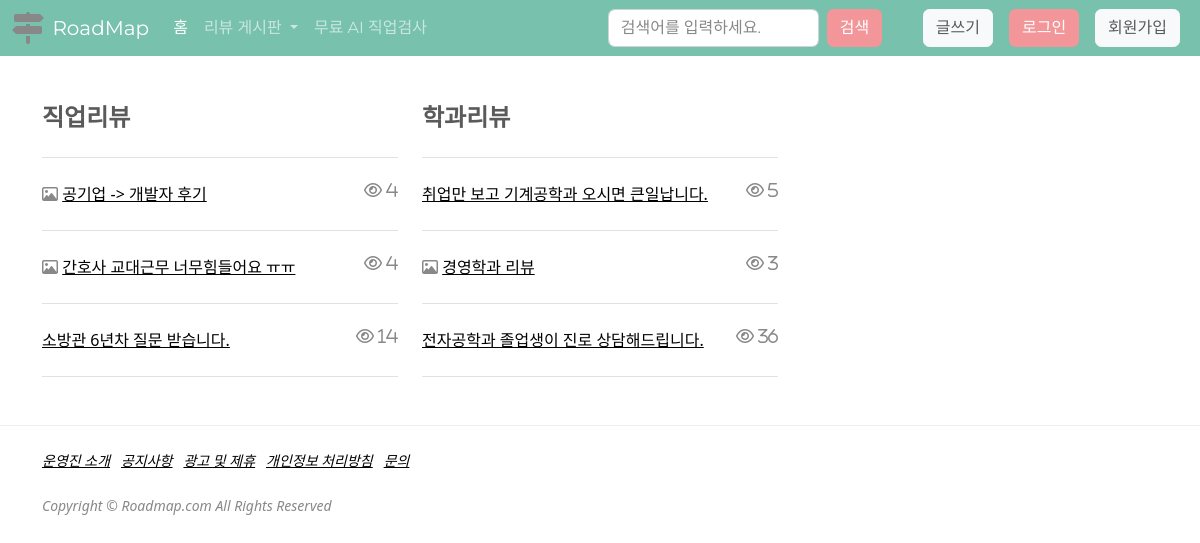
The app's page /, older data.
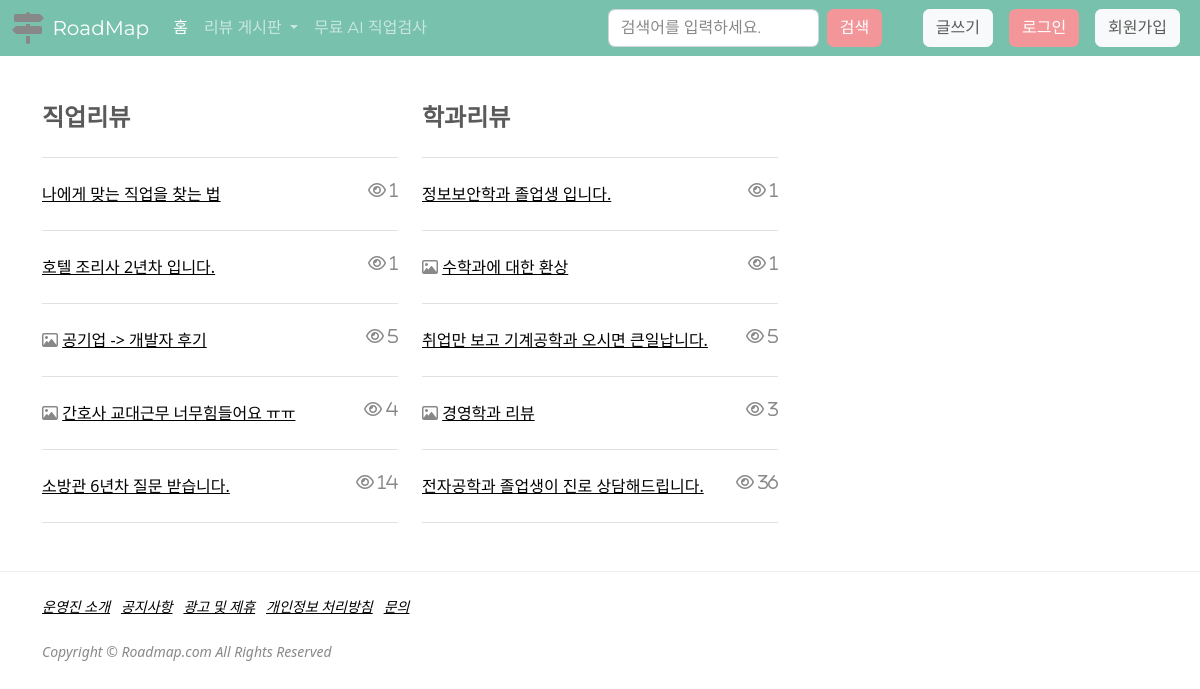
The same page, newer data.
### board/models.py (models this page shows, shortened)
class Post(models.Model):
    title = models.CharField(max_length=200, verbose_name="제목")
    contents = models.TextField(verbose_name="내용")
    writer = models.ForeignKey(
        'user.BoardMember', on_delete=models.CASCADE, null=True, verbose_name="작성자")
    created_at = models.DateTimeField(
        auto_now_add=True, null=True, verbose_name="작성일")
    updated_at = models.DateTimeField(
        auto_now=True, null=True, verbose_name="최종수정일")
    view_count = models.PositiveIntegerField(default=0, verbose_name="조회수")
    like_count = models.IntegerField(null=True, verbose_name="좋아요수")
    name_choices = (('직업리뷰', '직업리뷰'), ('학과리뷰', '학과리뷰'))
    name = models.CharField(
        max_length=200, null=True, choices=name_choices, verbose_name="게시판명")
    class Meta:
        db_table = 'boards'
        verbose_name = '게시판'
        verbose_name_plural = '게시판'

### main/views.py (the view)
# urls.py: path('', index, name='index'),
def index(request):
    job_models = Post.objects.filter(name='직업리뷰').order_by('-id')
    major_models = Post.objects.filter(name='학과리뷰').order_by('-id')
    return render(request, 'index.html', {'job_models': job_models, 'major_models': major_models, })

### main/templates/index.html
{% extends "base.html" %}
{% block body %}
{% load static %}
<div class="container">
  <div class="row">
    <div class="col-sm-4">
      <h4>직업리뷰</h4>
      <hr class="my-4" />
      {% for job_model in job_models %}
      {% if job_model.photo_set.all %}
      <div class="post-preview">
        <i class="far fa-image"></i>
        <a href="{% url 'board_detail' job_model.pk %}">
          <h7>{{job_model.title}}</h7>
        </a>
        <i class="far fa-eye float-md-end"> {{job_model.view_count}}</i>
      </div>
      <hr class="my-4" />
      {% else %}
      <div class="post-preview">
        <a href="{% url 'board_detail' job_model.pk %}">
          <h7>{{job_model.title}}</h7>
        </a>
        <i class="far fa-eye float-md-end"> {{job_model.view_count}}</i>
      </div>
      <hr class="my-4" />
      {% endif %}
      {% endfor %}
    </div>
    <div class="col-sm-4">
      <h4>학과리뷰</h4>
      <hr class="my-4" />
      {% for major_model in major_models %}
      {% if major_model.photo_set.all %}
      <div class="post-preview">
        <i class="far fa-image"></i>
        <a href="{% url 'board_detail' major_model.pk %}">
          <h7>{{major_model.title}}</h7>
        </a>
        <i class="far fa-eye float-md-end"> {{major_model.view_count}}</i>
      </div>
      <hr class="my-4" />
      {% else %}
      <div class="post-preview">
        <a href="{% url 'board_detail' major_model.pk %}">
          <h7>{{major_model.title}}</h7>
        </a>
        <i class="far fa-eye float-md-end"> {{major_model.view_count}}</i>
      </div>
      <hr class="my-4" />
      {% endif %}
      {% endfor %}
    </div>
    <div class="col-sm-4"></div>
  </div>
</div>
{% endblock body %}

### main/templates/base.html (shortened to what this page needs)
{% load static %}
<!doctype html>
<html lang="ko">
<head>
  <link rel="stylesheet" href="/static/css/bootstrap.css">
</head>
<body>
  <nav class="navbar navbar-expand-lg navbar-dark bg-primary">
    <div class="container-fluid">
      <i class="fas fa-map-signs fa-2x"></i> &nbsp;&nbsp;
      <a class="navbar-brand" href="{% url 'index' %}">RoadMap</a>
      <div class="collapse navbar-collapse" id="navbarColor01">
        <ul class="navbar-nav me-auto">
          <li class="nav-item">
            <a class="nav-link active" href="{% url 'index' %}">홈
            </a>
          </li>
          <li class="nav-item dropdown">
            <a class="nav-link dropdown-toggle" href="{% url 'job' %}" id="navbarScrollingDropdown" role="button" data-bs-toggle="dropdown" aria-expanded="false">리뷰 게시판
            </a>
          </li>
          <li class="nav-item">
            <a class="nav-link" href="#">무료 AI 직업검사</a>
          </li>
        </ul>
        <form class="d-flex">
          <input class="form-control me-sm-2" type="text" placeholder="검색어를 입력하세요.">
          <button class="btn btn-secondary my-2 my-sm-0" type="submit">검색</button>
        </form>
        {% if request.session.user %}
        <div class="d-grid gap-2 d-md-flex justify-content-md-end">
          <button class="btn btn-light me-md-2" type="button" onclick="location.href='/board/write'">글쓰기</button>
          <button class="btn btn-secondary me-md-2" type="button" onclick="location.href='/user/logout'">로그아웃</button>
        </div>
        {% else %}
        <div class="d-grid gap-2 d-md-flex justify-content-md-end">
          <button class="btn btn-light me-md-2" type="button" onclick="location.href='/board/write'">글쓰기</button>
          <button class="btn btn-secondary me-md-2" type="button" onclick="location.href='/user/login'">로그인</button>
          <button class="btn btn-light me-md-2" type="button" onclick="location.href='/user/register'">회원가입</button>
        </div>
        {% endif %}
      </div>
    </div>
  </nav>
  <br><br>
  {% block body%}
  {% endblock body %}
  <br>
  <footer class="border-top">
    <div class="container">
      <div class="col my-lg-4">
        <div class="small text-muted fst-italic">
          <a href="#">운영진 소개</a>&nbsp;&nbsp;
          <a href="#">공지사항</a>&nbsp;&nbsp;
          <a href="#">광고 및 제휴</a>&nbsp;&nbsp;
          <a href="#">개인정보 처리방침</a>&nbsp;&nbsp;
          <a href="#">문의</a>&nbsp;&nbsp;
        </div>
        <br>
        <div class="small text-muted fst-italic">Copyright &copy; Roadmap.com All Rights Reserved</div>
      </div>
    </div>
  </footer>
</body>
</html>

Row changes from the older to the newer data that the page shows:
added Post: title "나에게 맞는 직업을 찾는 법", view_count "1", shown under "직업리뷰"
added Post: title "호텔 조리사 2년차 입니다.", view_count "1", shown under "직업리뷰"
changed Post "공기업 -> 개발자 후기": view_count "4" → "5"
added Post: title "정보보안학과 졸업생 입니다.", view_count "1", shown under "학과리뷰"
added Post: title "수학과에 대한 환상", view_count "1", shown under "학과리뷰"
